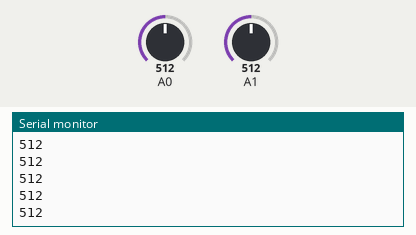
Simulated run of this sketch. Board: Arduino Uno, built with avr-gcc and run on an emulated ATmega328P. Parts: the last lines printed to the serial monitor. The inputs (shaded band) are chosen by the test bench; at power-on: A0 = 512, A1 = 512.

Above: at 1.2 s.
1.3 s: A0 set to 716
At 1.33 s:
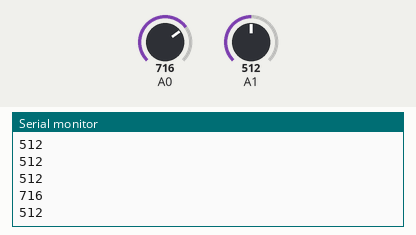
2.8 s: A1 set to 306
At 2.85 s:
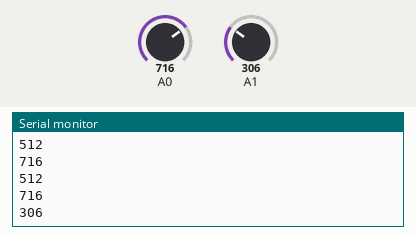
4.3 s: A0 set to 900
At 4.32 s:
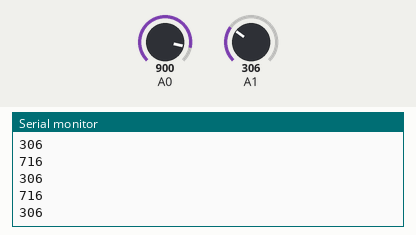
5.8 s: A1 set to 122
At 5.84 s:
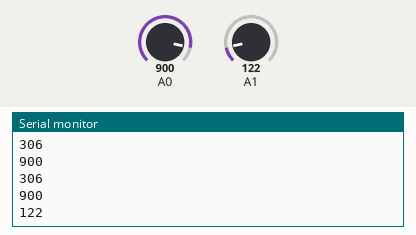
Timing chart, 0 to 8.3 s (numbered marks = the images above; inputs shaded):
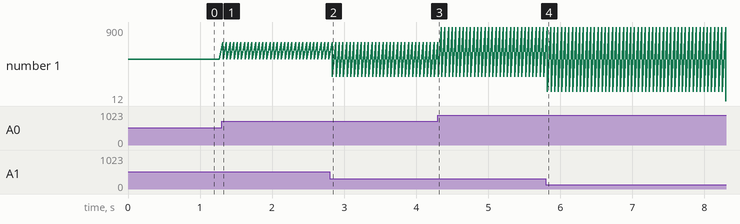

The sketch:

test_graph.ino
```cpp
void setup()
{
  // initialize serial comms
  Serial.begin(9600);
}

void loop()
{
  // read A0
  int val1 = analogRead(0);
  // read A1
  int val2 = analogRead(1);
  // print to serial
  Serial.println(val1);
  Serial.println(val2);
  // wait
  delay(50);
}
```

Measured:
- after the input at 1.3 s, the serial monitor: prints a new line at once (image 1)
- after the input at 2.8 s, the serial monitor: prints a new line at once (image 2)
- after the input at 5.8 s, the serial monitor: prints a new line at once (image 4)
- plotted number 1: 306 → 12 after the input at 5.8 s
